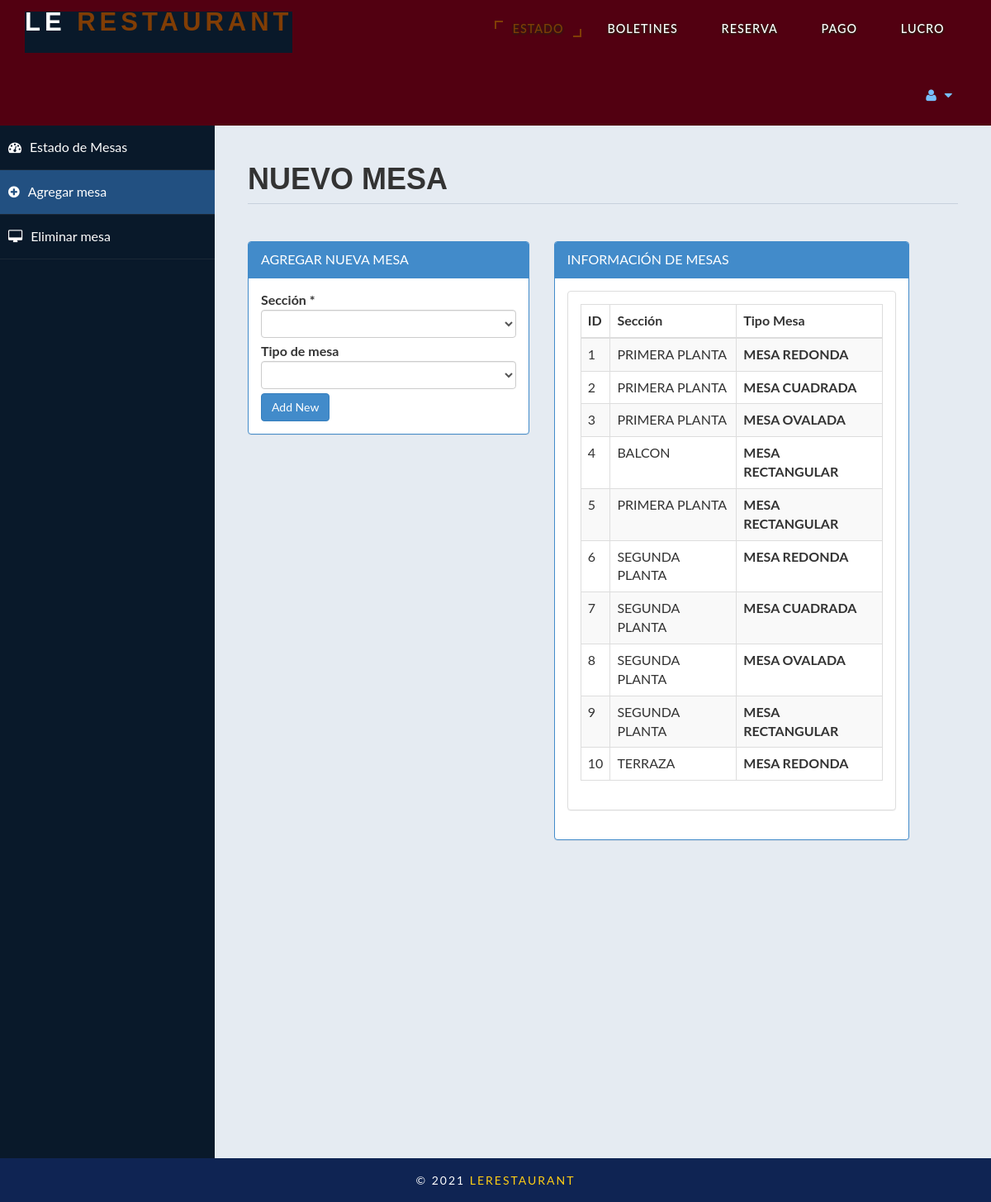
The app's page /admin/table.php (signed in) with its own data.
### tables this page shows
CREATE TABLE `room` (
  `id` int(10) UNSIGNED NOT NULL,
  `type` varchar(15) DEFAULT NULL,
  `bedding` varchar(50) DEFAULT NULL,
  `place` varchar(10) DEFAULT NULL,
  `cusid` int(11) DEFAULT NULL
);

### admin/table.php (the view, shortened to what this page needs)
<!DOCTYPE html>
<html xmlns="http://www.w3.org/1999/xhtml">
<body>
    <div id="wrapper">
    <?php
require_once('header.php');
?>
        <nav class="navbar-default navbar-side" role="navigation">
            <div class="sidebar-collapse">
                <ul class="nav" id="main-menu">
                    <li>
                        <a  href="settings.php"><i class="fa fa-dashboard"></i>Estado de Mesas</a>
                    </li>
					<li>
                        <a  class="active-menu" href="table.php"><i class="fa fa-plus-circle"></i>Agregar mesa</a>
                    </li>
                    <li>
                        <a  href="tabledel.php"><i class="fa fa-desktop"></i>Eliminar mesa</a>
                    </li>
            </div>
        </nav>
        <div id="page-wrapper" >
            <div id="page-inner">
			 <div class="row">
                    <div class="col-md-12">
                        <h1 class="page-header">
                          NUEVO MESA <small></small>
                        </h1>
                    </div>
                </div>
            <div class="row">
                <div class="col-md-5 col-sm-5">
                    <div class="panel panel-primary">
                        <div class="panel-heading">
                         AGREGAR NUEVA MESA
                        </div>
                        <div class="panel-body">
						<form name="form" method="post">
                            <div class="form-group">
                                            <label> Sección
*</label>
                                            <select name="troom"  class="form-control" required>
												<option value selected ></option>
                                                <option value="PRIMERA PLANTA">PRIMERA PLANTA</option>
                                            </select>
                              </div>
								<div class="form-group">
                                            <label>Tipo de mesa</label>
                                            <select name="bed" class="form-control" required>
												<option value selected ></option>
                                                <option value="MESA REDONDA">MESA REDONDA</option>
                                            </select>
                               </div>
							 <input type="submit" name="add" value="Add New" class="btn btn-primary">
							</form>
							<?php
							 include('db.php');
							?>
                        </div>
                    </div>
                </div>
            <div class="row">
                <div class="col-md-6 col-sm-6">
                    <div class="panel panel-primary">
                        <div class="panel-heading">
                         INFORMACIÓN DE MESAS
                        </div>
                        <div class="panel-body">
                    <div class="panel panel-default">
                        <?php
						$sql = "select * from room limit 0,10";
						$re = mysqli_query($con,$sql)
						?>
                        <div class="panel-body">
                            <div class="table-responsive">
                                <table class="table table-striped table-bordered table-hover" id="dataTables-example">
                                    <thead>
                                        <tr>
                                            <th>ID</th>
                                            <th>Sección</th>
											<th>Tipo Mesa</th>
                                        </tr>
                                    </thead>
                                    <tbody>
									<?php
										while($row= mysqli_fetch_array($re))
										{
												$id = $row['id'];
											if($id % 2 == 0)
											{
												echo "<tr class=odd gradeX>
													<td>".$row['id']."</td>
													<td>".$row['type']."</td>
												   <th>".$row['bedding']."</th>
												</tr>";
											}
											else
											{
												echo"<tr class=even gradeC>
													<td>".$row['id']."</td>
													<td>".$row['type']."</td>
												   <th>".$row['bedding']."</th>
												</tr>";
											}
										}
									?>
                                    </tbody>
                                </table>
                            </div>
                        </div>
                    </div>
                       </div>
                    </div>
                </div>
            </div>
					</div>
            </div>
        </div>
        <?php
require_once('footer.php');
?>
</body>
</html>

### admin/assets/css/custom-styles.css (style rules this page uses)
body { font-family: 'Open Sans', sans-serif; }
#wrapper { width: 100%; background:#09192A; }
#page-wrapper { padding: 15px 15px; min-height: 600px; background:#E5EBF2; }
#page-inner { width:100%; margin:10px 20px 10px 0px; background-color:transparent; padding:10px; min-height:1200px; }
h1, .h1, h2, .h2, h3, .h3 { margin-top: 7px; margin-bottom: -5px; }
.page-header { padding-bottom: 9px; margin: 10px 0 45px; border-bottom: 1px solid #C7D1DD; }
.active-menu { background-color:#225081!important; }
.sidebar-collapse , .sidebar-collapse .nav { background:none; }
.sidebar-collapse .nav { padding:0; }
.sidebar-collapse .nav > li > a { color:#fff; background:transparent; text-shadow:none; }
.sidebar-collapse > .nav > li > a { padding:15px 10px; }
.sidebar-collapse > .nav > li { border-bottom: 1px solid rgba(107, 108, 109, 0.19); }
.navbar-side { border:none; background-color: transparent; }
.navbar-default { border:0px solid black; }
.nav > li > a > i { margin-right:10px; }
@media (min-width:768px) { #page-wrapper { margin: 0 0 0 260px; padding: 15px 30px; min-height: 1200px; } }
@media (min-width:768px) { .navbar-side { z-index: 1; position: absolute; width: 260px; } }

### css/style.css (style rules this page uses)
html, body { margin:0; font-size: 100%; font-family: 'Lato', sans-serif; background: #fff; }
body a { text-decoration:none; transition:0.5s all; -webkit-transition:0.5s all; -moz-transition:0.5s all; -o-transition:0.5s all; -ms-transition:0.5s all; }
input[type="button"],input[type="submit"] { transition:0.5s all; -webkit-transition:0.5s all; -moz-transition:0.5s all; -o-transition:0.5s all; -ms-transition:0.5s all; }
h1,h2,h3,h4,h5,h6 { margin:0; font-family: 'Federo', sans-serif; font-weight: 600; }
ul { margin:0; padding:0; }
label { margin:0; }
.navbar-default { background: none; border: none; }
.form-group { margin-bottom: 5px; }

### records on screen
room: id "1", type "PRIMERA PLANTA", bedding "MESA REDONDA"
room: id "2", type "PRIMERA PLANTA", bedding "MESA CUADRADA"
room: id "3", type "PRIMERA PLANTA", bedding "MESA OVALADA"
room: id "4", type "BALCON", bedding "MESA RECTANGULAR"
room: id "5", type "PRIMERA PLANTA", bedding "MESA RECTANGULAR"
room: id "6", type "SEGUNDA PLANTA", bedding "MESA REDONDA"
room: id "7", type "SEGUNDA PLANTA", bedding "MESA CUADRADA"
room: id "8", type "SEGUNDA PLANTA", bedding "MESA OVALADA"
room: id "9", type "SEGUNDA PLANTA", bedding "MESA RECTANGULAR"
room: id "10", type "TERRAZA", bedding "MESA REDONDA"
